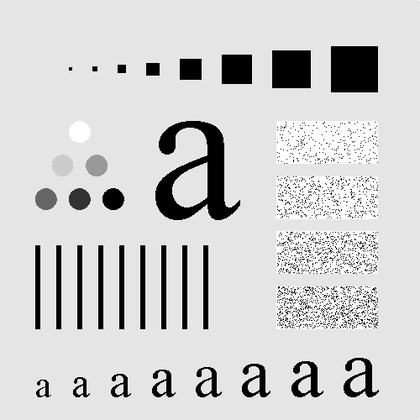
%> input picture CSE 424 Digital Image Processing - LAB/LAB6/Assingment 2/h.tif, 420 x 420 px, shrunk from 500 x 500 before the run
$ octave ilpf.m   (GNU Octave 9; MATLAB toolbox functions it lacks are replaced by stand-ins)
%> lines starting %> are read from the running program, lines starting %| are printed output that depends on the picture; in (x1, y1, x2, y2) boxes, pixels count from 0 and x2, y2 are one past the last pixel; in counts of white or black regions, pixels touching at a corner belong together; the program's own positions count from 1
f = imread('h.tif');
%> f is the input picture: size 420x420 uint8; min 0, max 255, mean 207.2
[M, N] = size(f);
%> M = 420; N = 420

%this part is for padding
P = 2 * M;
%> P = 840
Q = 2 * N;
%> Q = 840
f_p = zeros([P, Q]);
for x = 1 : M
    for y = 1 : N
        f_p(x, y) = f(x, y);
    end
end
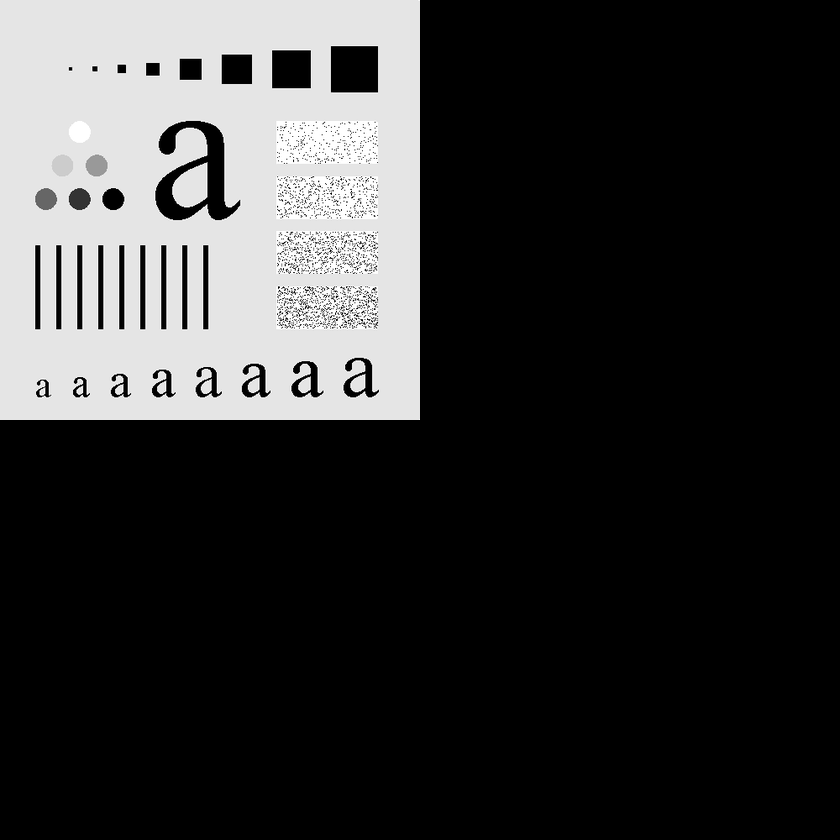
%> f_p: size 840x840 double; min 0, max 255, mean 51.8

%this part is for centering the FS

for x = 1 : P
    for y = 1 : Q
        f_p(x, y) = (-1)^(x+y) * f_p(x, y);
    end
end
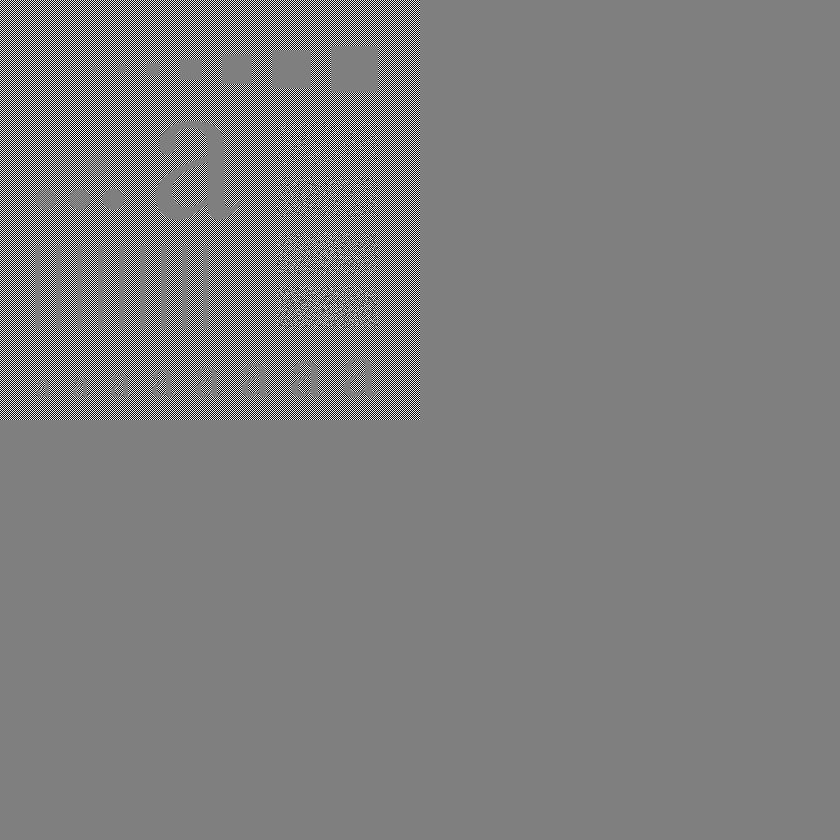
%> f_p: size 840x840 double; 11.78% of pixels changed, all inside (x1, y1, x2, y2) = (0, 0, 420, 420); drawn with min black and max white

%this part is for Fourier transform of the image
F = fft2(f_p);

%this part is for generating the filter transfer function

H = zeros([P, Q]);

D = @(u, v) sqrt((u-M)^2+(v-N)^2);
D0 = 50;

for u = 1 : P
    for v = 1 : Q
        if D(u, v) <= D0
            H(u, v) = 1;
        end
    end;
end;
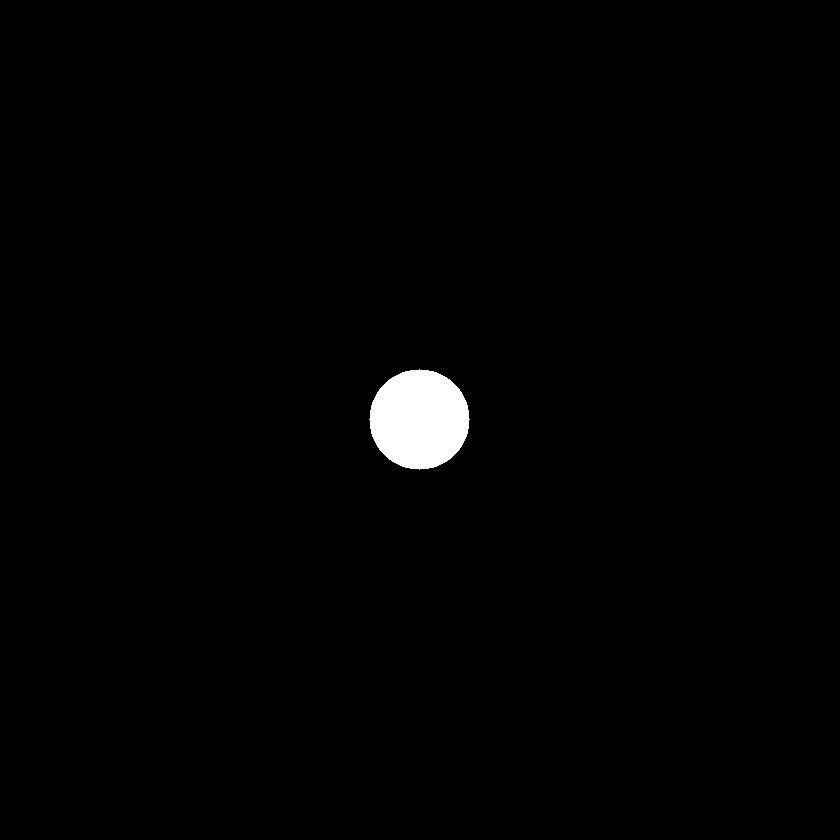
%> H: size 840x840 double; values 0 (black) and 1 (white), 1.1% white; 1 white region, box (x1, y1, x2, y2) and area: (369, 369, 470, 470) 7845
H = 1 - H;
G = F .* H;
g_p = real(ifft2(G));
for x = 1 : P
    for y = 1 : Q
        g_p(x, y) = (-1)^(x+y) * g_p(x, y);
    end
end
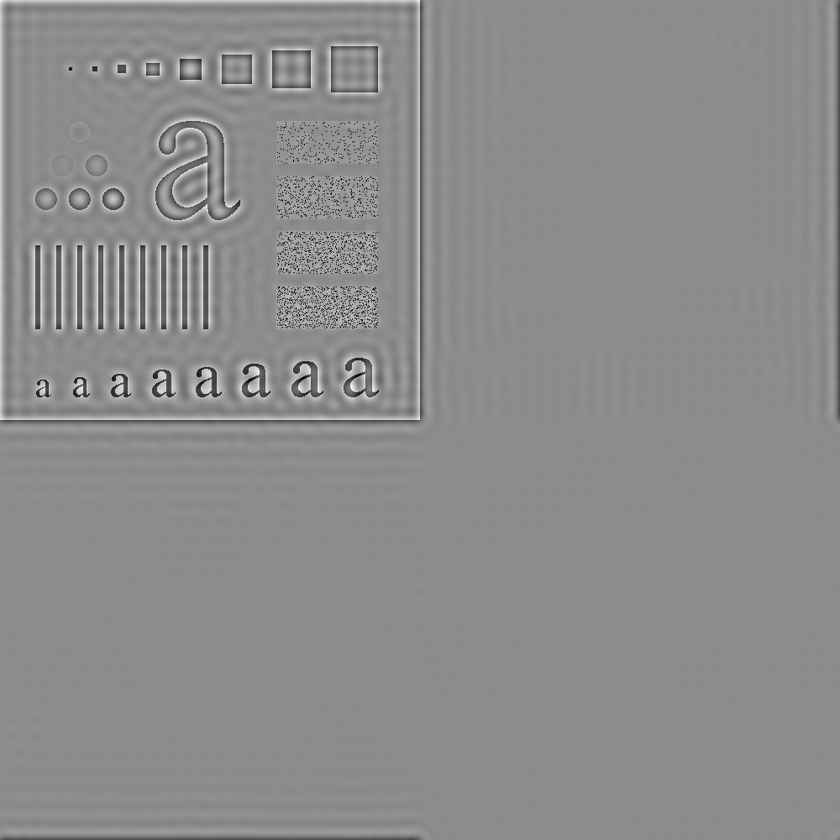
%> g_p: size 840x840 double; min -229.1, max 186.9, mean 0; drawn with min black and max white

g = zeros([M, N]);
for x = 1 : M
    for y = 1 : N
        g(x, y) = g_p(x, y);
    end
end
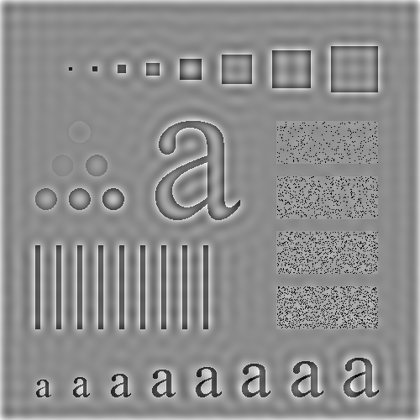
%> g: size 420x420 double; min -229.1, max 186.9, mean 1.9; drawn with min black and max white

figure; imshow(f, []);
figure; imshow(g, []);
